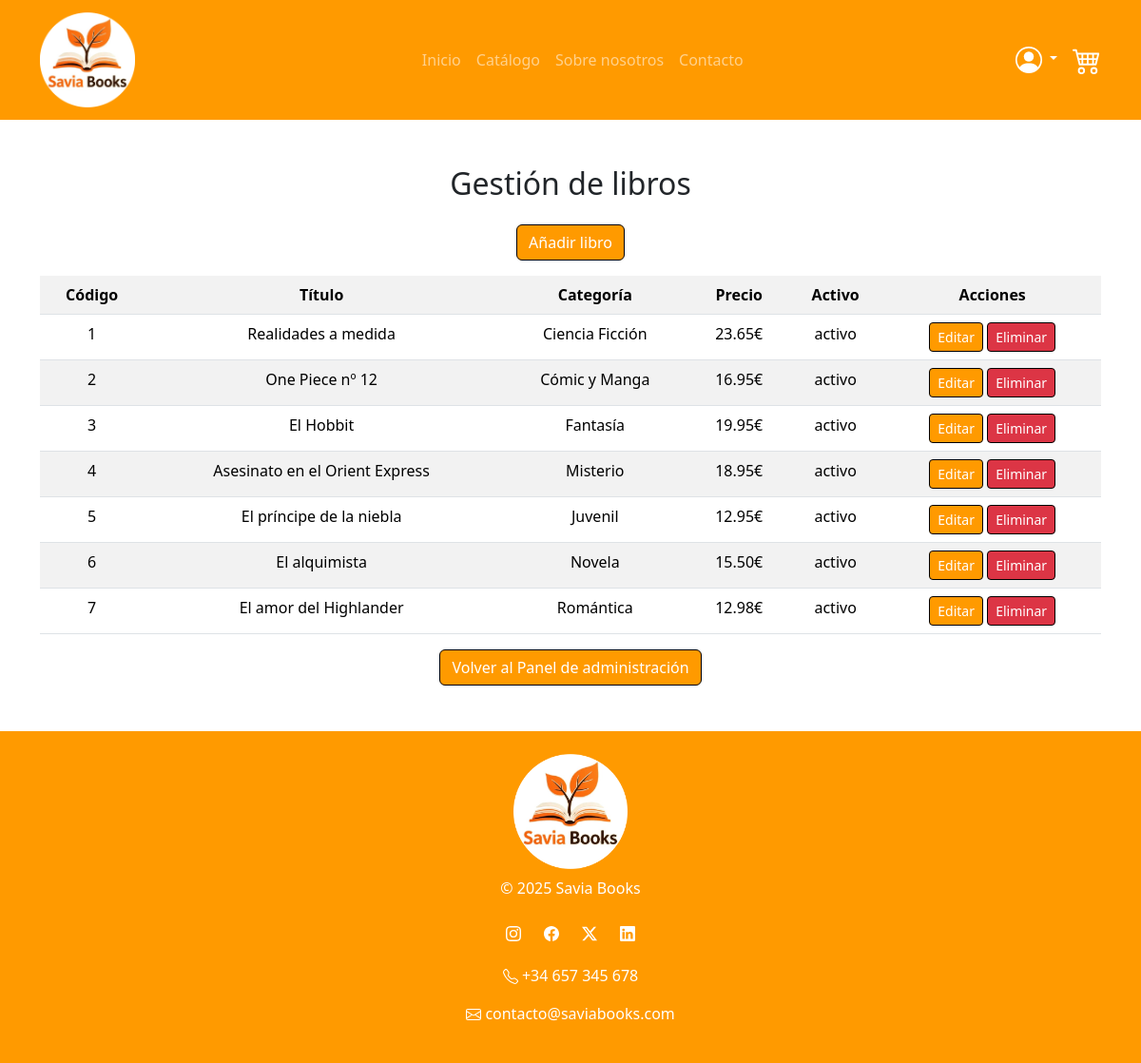
/Proyecto/admin/libros/libros.php (signed in), run on the app's committed database.
### tables this page shows
CREATE TABLE `libros` (
  `codigo` int(11) NOT NULL,
  `titulo` varchar(50) NOT NULL,
  `isbn` varchar(30) NOT NULL,
  `autor` varchar(50) DEFAULT NULL,
  `editorial` varchar(50) DEFAULT NULL,
  `imagen` varchar(250) DEFAULT NULL,
  `precio` decimal(6,2) DEFAULT NULL,
  `descuento` float DEFAULT NULL,
  `codCategoria` int(12) DEFAULT NULL,
  `activo` enum('activo','inactivo') DEFAULT 'activo'
);

CREATE TABLE `categorias` (
  `codigo` int(11) NOT NULL,
  `nombre` varchar(50) NOT NULL,
  `activo` enum('activo','inactivo') DEFAULT 'activo'
);

### Proyecto/admin/libros/libros.php (the view, shortened to what this page needs)
<?php
require_once __DIR__ . '/../../config.php';
$stmt = $pdo->query("
    SELECT l.*, c.nombre
    FROM libros l JOIN categorias c
    ON l.codCategoria = c.codigo
    ORDER BY codigo
");
$libros = $stmt->fetchAll();
include PROJECT_ROOT . '/includes/head.php';
?>
<body data-shorcut-listen="true">
    <?php include PROJECT_ROOT . '/includes/navbar.php';?>
    <div class="container my-5 text-center">
        <h2 class="m-4 text-center">Gestión de libros</h2>
        <a href="libro_create.php" class="btn btn-primary mb-3">
            Añadir libro
        </a>
        <table class="table table-striped">
            <tr class="text-center">
                <th>Código</th>
                <th>Título</th>
                <th>Categoría</th>
                <th>Precio</th>
                <th>Activo</th>
                <th>Acciones</th>
            </tr>
            <?php foreach ($libros as $libro): ?>
                <tr class="text-center">
                    <td><?= $libro['codigo'] ?></td>
                    <td><?= htmlspecialchars($libro['titulo']) ?></td>
                    <td><?= htmlspecialchars($libro['nombre']) ?></td>
                    <td><?= $libro['precio'] ?>€</td>
                    <td><?= $libro['activo'] ?></td>
                    <td>
                        <a href="libro_edit.php?id=<?= $libro['codigo'] ?>" class="btn btn-sm btn-primary">Editar</a>
                        <a href="libro_delete.php?id=<?= $libro['codigo'] ?>"
                            class="btn btn-sm btn-danger"
                            onclick="return confirm('¿Deseas dar de baja el siguiente libro: «<?= htmlspecialchars($libro['titulo']) ?>»?');">
                                Eliminar
                        </a>
                </td>
                </tr>
            <?php endforeach; ?>
        </table>
        <a class="btn btn-primary" href="../dashboard_admin.php">
        Volver al Panel de administración
        </a>
    </div>
    <?php include PROJECT_ROOT . '/includes/footer.php';?>
</body>
</html>

### Proyecto/css/style.css (style rules this page uses)
:root { --primary-color: #FF9A00; --hover-color: #CC7A00; }
.btn-primary { background-color: var(--primary-color); border-color: black; }
.btn-danger { border-color: black; }

### data on the page
libros: codigo "1", titulo "Realidades a medida", codCategoria.nombre "Ciencia Ficción", precio "23.65", activo "activo"
libros: codigo "2", titulo "One Piece nº 12", codCategoria.nombre "Cómic y Manga", precio "16.95", activo "activo"
libros: codigo "3", titulo "El Hobbit", codCategoria.nombre "Fantasía", precio "19.95", activo "activo"
libros: codigo "4", titulo "Asesinato en el Orient Express", codCategoria.nombre "Misterio", precio "18.95", activo "activo"
libros: codigo "5", titulo "El príncipe de la niebla", codCategoria.nombre "Juvenil", precio "12.95", activo "activo"
libros: codigo "6", titulo "El alquimista", codCategoria.nombre "Novela", precio "15.50", activo "activo"
libros: codigo "7", titulo "El amor del Highlander", codCategoria.nombre "Romántica", precio "12.98", activo "activo"
